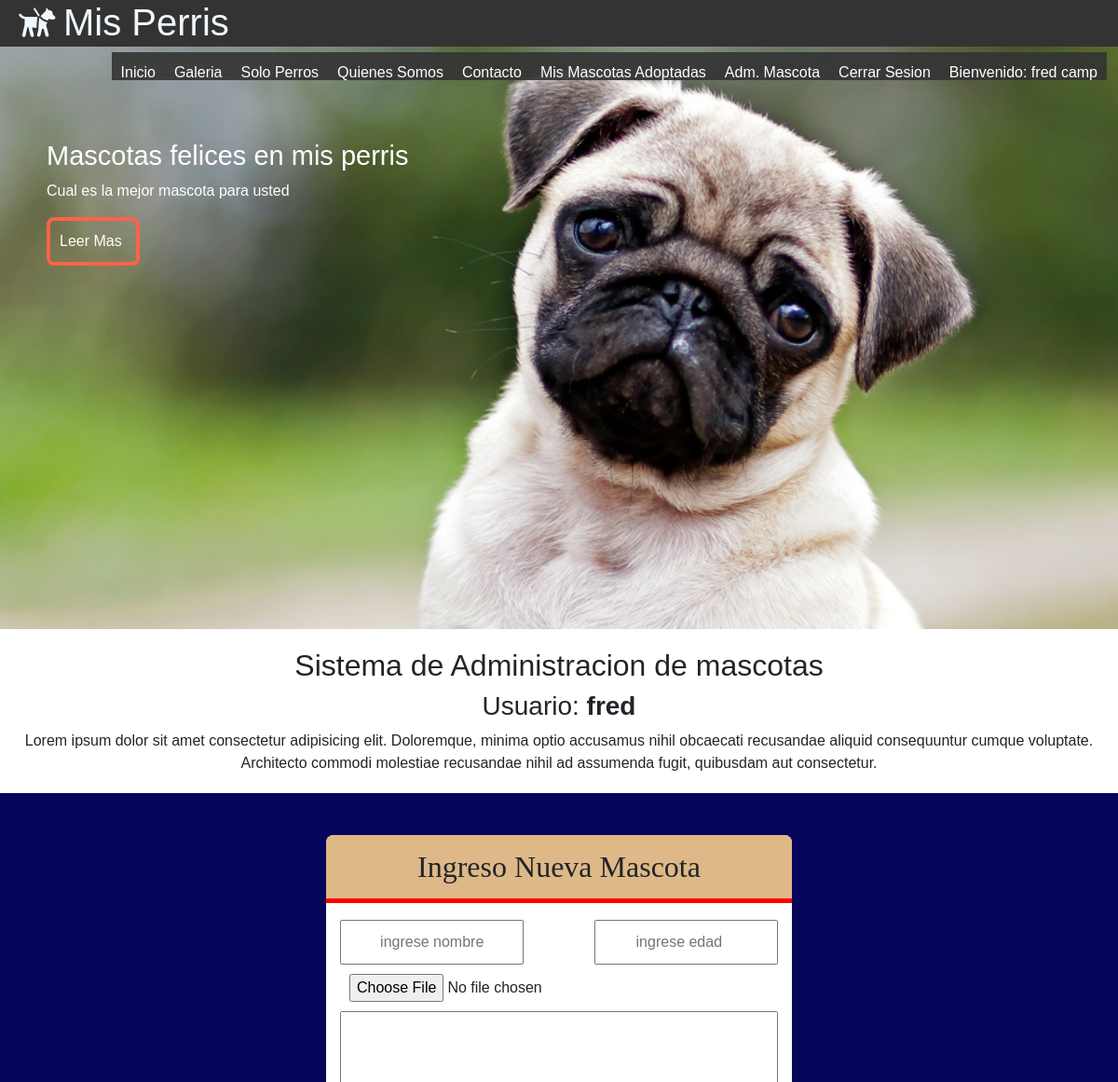
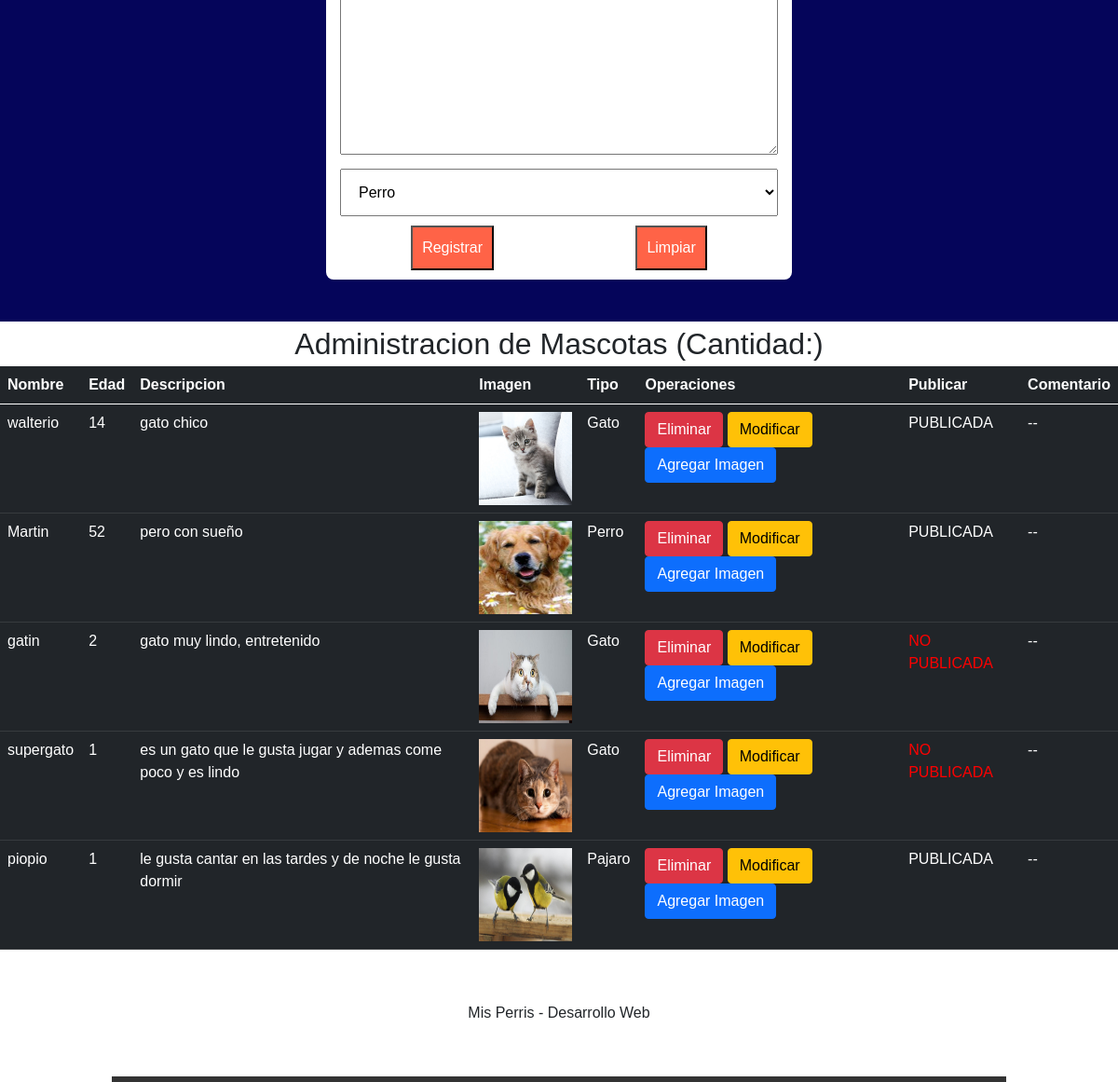
The app's page /modificar/ (signed in) with its own data (2 pictures, top to bottom).
### misPerris/models.py (models this page shows, shortened)
class Mascota(models.Model):
    nombre = models.CharField(primary_key=True,max_length=25)
    edad = models.IntegerField()
    descripcion = models.TextField()
    imagen = models.ImageField(upload_to='mascotas',default='mascotas/sinimagen.jpg')
    categoria = models.ForeignKey(Categoria, on_delete=models.CASCADE)
    publicar = models.BooleanField(default=False)
    comentario = models.TextField(default='--')
    usuario = models.CharField(null=True,max_length=45)
    dueno = models.CharField(max_length=45,default='--')

class Categoria(models.Model):
    nombre = models.CharField(primary_key=True,max_length=25)
    anno = models.IntegerField()
    imagen = models.ImageField(upload_to='cate',null=True)

### misPerris/views.py (the view, shortened to what this page needs)
# urls.py: path('modificar/',modificar,name='MODI'),
@login_required(login_url='/login/')
@permission_required('misPerris.change_mascota',login_url='/login/')
def modificar(request):
    mensaje=""
    categorias = Categoria.objects.all() # select * from categoria
    mascotas = Mascota.objects.filter(usuario=request.user.username)
    contexto = {"categorias":categorias,"mensaje":mensaje,"mascotas":mascotas}
    return render(request, "registro.html",contexto)

### misPerris/templates/registro.html (shortened to what this page needs)
{% extends "base.html" %}
{% load static %}
{% block css %}
<link rel="stylesheet" href="{% static 'css/formulario.css' %}">
<link href="https://cdn.jsdelivr.net/npm/bootstrap@5.0.1/dist/css/bootstrap.min.css" rel="stylesheet"
>
{% endblock css %}
{% block contenido %}
<section id="bienvenida">
    <h2>Sistema de Administracion de mascotas</h2>
    <h3>Usuario: <b>{{user.username}}</b> </h3>
    <p>Lorem ipsum dolor sit amet consectetur adipisicing elit. Doloremque, minima optio accusamus nihil
        obcaecati recusandae aliquid consequuntur cumque voluptate. Architecto commodi molestiae recusandae
        nihil ad assumenda fugit, quibusdam aut consectetur.</p>
</section>
<section id="formulario">
    <form class="form-registro" action="{% url 'REG' %}" method="post" enctype="multipart/form-data">
        <h2 class="form-titulo">Ingreso Nueva Mascota</h2>
        <div class="contenedor-input">
            <input class="col-p" type="text" name="txtNombre" id="txtNombre" placeholder="ingrese nombre" minlength="3"
                maxlength="25" required pattern="[A-Za-z ]{3,25}" title="solamente caracteres de entre 3 y 25 letras">
            <input class="col-p" type="number" name="txtEdad" id="txtEdad" required placeholder="ingrese edad">
            <input class="col-g" type="file" name="txtImg" id="txtImg">
            <textarea name="txtDesc" class="col-g" id="txtDesc" cols="80" rows="10"></textarea>
            <select class="col-g" style="padding: 15px;margin-top: 15px;" name="cboCategoria" id="cboCategoria">
                {% for item in categorias %}
                <option>{{item.nombre}}</option>
                {% endfor %}
            </select>
            <input class="btn-registrar" type="submit" value="Registrar">
            <input class="btn-registrar" type="reset" value="Limpiar">
        </div>
    </form>
</section>
<div style="text-align: center; font-size: xx-large;">Administracion de Mascotas (Cantidad:{{cant}})</div>
<div>
    <table class="table table-dark">
        <thead>
            <tr>
                <th>Nombre</th>
                <th>Edad</th>
                <th>Descripcion</th>
                <th>Imagen</th>
                <th>Tipo</th>
                <th>Operaciones</th>
                <th>Publicar</th>
                <th>Comentario</th>
            </tr>
        </thead>
        <tbody>
            {% for item in mascotas %}
            <tr>
                <td>{{item.nombre}}</td>
                <td>{{item.edad}}</td>
                <td>{{item.descripcion}}</td>
                <td>
                    <img src="{{item.imagen.url}}" alt="" width="100px" height="100px">
                </td>
                <td>{{item.categoria.nombre}}</td>
                <td>
                    <button class="btn btn-danger" onclick="eliminar('{{item.nombre}}')">Eliminar</button>
                    <button class="btn btn-warning" onclick="modificar('{{item.nombre}}')">Modificar</button>
                    <button class="btn btn-primary" data-bs-toggle="modal" data-bs-target="#exampleModal"
                        onclick="galeria('{{item.nombre}}')">Agregar Imagen</button>
                </td>
                <td>
                    {% if item.publicar %}
                    PUBLICADA
                    {% else %}
                    <div style="color: red;">NO PUBLICADA</div>
                    {% endif %}
                </td>
                <td>
                    {{item.comentario}}
                </td>
            </tr>
            {% endfor %}
        </tbody>
    </table>
</div>
{% endblock contenido %}

### misPerris/templates/base.html (shortened to what this page needs)
{% load static %}
<!DOCTYPE html>
<html lang="en">
<head>
    <link rel="stylesheet" href="{% static 'css/estilos.css' %}">
    <link rel="stylesheet" href="{% static 'css/bienvenida.css' %}">
    <link rel="stylesheet" href="{% static 'css/fontello.css' %}">
    {% block css %}
    {% endblock css %}
</head>
<body>
    <header>
        <div class="contenedor">
            <h1 class="icon-guidedog">Mis Perris</h1>
            <nav class="menu">
                <a href="{% url 'IND' %}">Inicio</a>
                <a href="{% url 'GALE' %}">Galeria</a>
                <a href="{% url 'FILTROCATE' 'Perro' %}">Solo Perros</a>
                <a href="{% url 'QUIEN' %}">Quienes Somos</a>
                <a href="">Contacto</a>
                {% if user.is_authenticated %}
                    <a href="{% url 'ADMINUSUARIO' %}">Mis Mascotas Adoptadas</a>
                    <a href="{% url 'REG' %}">Adm. Mascota</a>
                    <a href="{% url 'CERRAR' %}">Cerrar Sesion</a>
                    <a href="">Bienvenido: {{user.first_name}} {{user.last_name}}</a>
                {% else %}
                    <a href="{% url 'LOGIN' %}">Login</a>
                    <a href="{% url 'FORMU' %}">Registrar Usuario</a>
                {% endif %}
            </nav>
        </div>
    </header>
    <main>
        <section id="banner">
            <img src="{% static 'img/perro2.jpg' %}" alt="">
            <div class="contenedor">
                <h2>Mascotas felices en mis perris</h2>
                <p>Cual es la mejor mascota para usted</p>
                <a href="">Leer Mas</a>
            </div>
        </section>
    {% block contenido %}
    {% endblock contenido %}
    </main>
    <footer>
        <div class="contenedor">
            <p>Mis Perris - Desarrollo Web</p>
        </div>
    </footer>
</body>
</html>

### misPerris/static/css/estilos.css (style rules this page uses)
* { margin: 0; padding: 0; font-family: Verdana, Geneva, Tahoma, sans-serif; }
header { width: 100%; height: 50px; background: #333; color: aliceblue; position: fixed; z-index:100; }
h1 { float: left; }
.contenedor { width: 98%; margin: auto; }
footer .contenedor { text-align: center; padding: 40px; font-family: cursive; border-bottom: solid 6px rgb(51, 51, 51); width: 80%; }
#bienvenida { font-family: cursive; text-align: center; margin: 20px 0px }

### misPerris/static/css/bienvenida.css (style rules this page uses)
#bienvenida { font-family: cursive; text-align: center; margin: 20px 0px }

### misPerris/static/css/formulario.css (style rules this page uses)
#formulario { background: rgb(5, 5, 90); padding: 45px; }
.form-titulo { background: burlywood; font-family: cursive; text-align: center; padding: 15px; border-bottom: solid 5px red; border-radius: 8px 8px 0px 0px; }
.form-registro { width: 95%; margin: auto; background: white; max-width: 500px; border-radius: 8px; }
.contenedor-input { padding: 10px 15px; display: flex; flex-wrap: wrap; justify-content: space-between; }
input { padding: 10px; margin-top: 10px; }
.col-p { width: 42%; }
.col-g { width: 100%; }
.btn-registrar { background: tomato; color: white; margin:auto; margin-top: 10px; }

### misPerris/static/css/menu.css (style rules this page uses)
.menu { position: absolute; top: 50px; left:0; width: 100%; height: 100vh; background: rgb(51, 51, 51,0.9); transform: translateX(-100%); transition: 1.5s; }
.menu a { color: white; text-decoration: none; display: block; height: 30px; padding: 10px; border-bottom: solid 1px rgb(255, 255, 255,0.3); }
@media (min-width:1024px) { .menu { position: static; width: auto; height: auto; float: right; display: flex; transform: translateX(0%); } }
@media (min-width:1024px) { .menu a { border: none; } }

### misPerris/static/css/banner.css (style rules this page uses)
#banner img { width: 100%; }
#banner .contenedor { position: absolute; top: 150px; left: 50px; color: white; font-family: cursive; width: 80%; }
#banner h2 { font-size: 29px; }
#banner a { margin-top: 15px; display: block; width: 100px; padding: 10px; border: solid 4px tomato; text-decoration: none; color:white; border-radius: 8px; }

### misPerris/static/css/blog.css (style rules this page uses)
#blog h3, h4 ,input { text-align: center; font-family: cursive; }

### records on screen
Mascota: nombre "walterio", edad "14", descripcion "gato chico", imagen (picture), categoria.nombre "Gato", publicar "PUBLICADA", comentario "--"
Mascota: nombre "Martin", edad "52", descripcion "pero con sueño", imagen (picture), categoria.nombre "Perro", publicar "PUBLICADA", comentario "--"
Mascota: nombre "gatin", edad "2", descripcion "gato muy lindo, entretenido", imagen (picture), categoria.nombre "Gato", publicar "NO PUBLICADA", comentario "--"
Mascota: nombre "supergato", edad "1", descripcion "es un gato que le gusta jugar y ademas come poco y es lindo", imagen (picture), categoria.nombre "Gato", publicar "NO PUBLICADA", comentario "--"
Mascota: nombre "piopio", edad "1", descripcion "le gusta cantar en las tardes y de noche le gusta dormir", imagen (picture), categoria.nombre "Pajaro", publicar "PUBLICADA", comentario "--"

### other values on screen
{{ user.first_name }} "fred"
{{ user.last_name }} "camp"
{{ user.username }} "fred"
form field cboCategoria "Perro"
